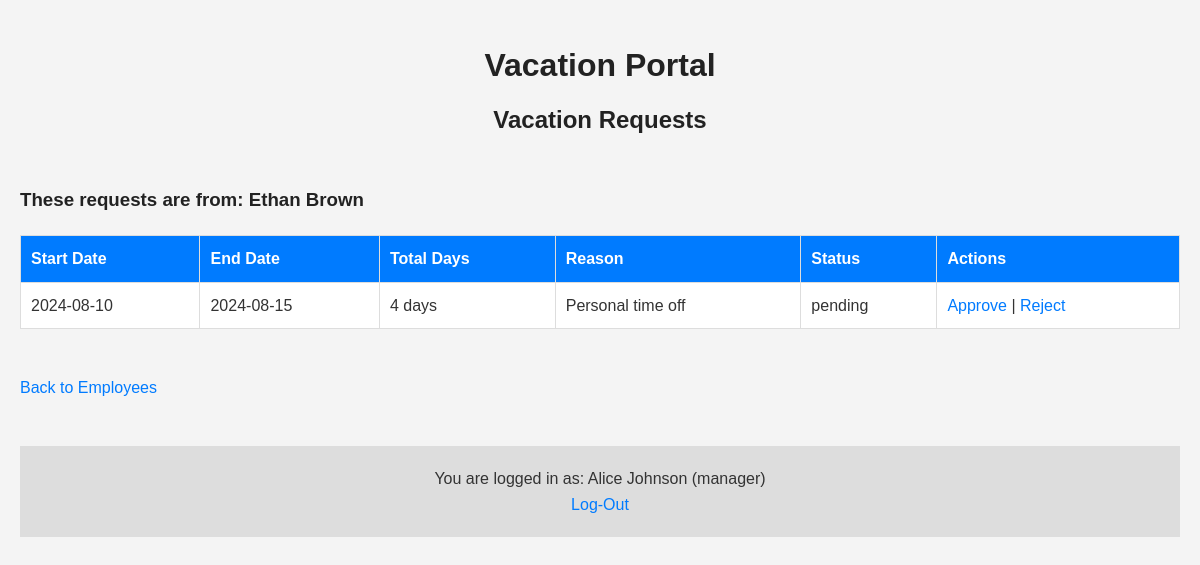
/manageRequestsForm.php?employee_code=1010105 (signed in), run on the app's committed database.
### tables this page shows
CREATE TABLE `users` (
  `employee_code` int(11) NOT NULL AUTO_INCREMENT,
  `full_name` varchar(100) NOT NULL,
  `email` varchar(100) NOT NULL,
  `password` varchar(255) NOT NULL,
  `role` enum('manager','employee') NOT NULL,
  `manager_code` int(7) NOT NULL,
  PRIMARY KEY (`employee_code`),
  UNIQUE KEY `email` (`email`)
);

CREATE TABLE `requests` (
  `id` int(11) NOT NULL AUTO_INCREMENT,
  `employee_code` int(11) NOT NULL,
  `start_date` date NOT NULL,
  `end_date` date NOT NULL,
  `reason` text NOT NULL,
  `status` enum('pending','approved','rejected') NOT NULL,
  `submitted_date` datetime DEFAULT CURRENT_TIMESTAMP,
  PRIMARY KEY (`id`),
  KEY `employee_code` (`employee_code`),
  CONSTRAINT `requests_ibfk_1` FOREIGN KEY (`employee_code`) REFERENCES `users` (`employee_code`) ON DELETE CASCADE
);

### src/utils.php (called while the page is built, shortened)
<?php
function getLoggedInUserInfo() {
    $fullName = htmlspecialchars($_SESSION['user_full_name'], ENT_QUOTES, 'UTF-8');
    $role = htmlspecialchars($_SESSION['user_role'], ENT_QUOTES, 'UTF-8');
    return "You are logged in as: " . $fullName . " (" . $role . ")";
}
function countWeekdays($start_date, $end_date) {
    $start = new DateTime($start_date);
    $end = new DateTime($end_date);
    $interval = new DateInterval('P1D');
    $dateRange = new DatePeriod($start, $interval, $end->modify('+1 day'));
    $weekdayCount = 0;
    foreach ($dateRange as $date) {
        if ($date->format('N') < 6) {
            $weekdayCount++;
        }
    }
    return $weekdayCount;
}
?>

### public/manageRequestsForm.php (the view, shortened to what this page needs)
<?php
include __DIR__ . '/../src/config.php';
include __DIR__ . '/../src/utils.php';
$employee_code = $_GET['employee_code'] ?? null;
$manager_code = $_SESSION['user_employee_code'];
$stmt = $connection->prepare("SELECT full_name FROM users WHERE employee_code = ? AND manager_code = ?");
$stmt->bind_param("ii", $employee_code, $manager_code);
$stmt->execute();
$employee_result = $stmt->get_result();
$employee = $employee_result->fetch_assoc();
$employee_full_name = $employee['full_name'] ?? 'Unknown Employee';
$stmt = $connection->prepare("
    SELECT r.id, r.start_date, r.end_date, r.reason, r.status
    FROM requests r
    JOIN users u ON r.employee_code = u.employee_code
    WHERE r.employee_code = ? AND u.manager_code = ?
");
$stmt->bind_param("ii", $employee_code, $manager_code);
$stmt->execute();
$result = $stmt->get_result();
?>
<!DOCTYPE html>
<html lang="en">
<head>
</head>
<body>
    <div class="main-title">
        <h1>Vacation Portal</h1>
        <h2>Vacation Requests</h2>
    </div>
    <br>
    <h3>These requests are from: <?php echo htmlspecialchars($employee_full_name); ?></h3>
    <?php if ($result->num_rows === 0): ?>
        <h2>No vacation requests found for this employee.</h2>
    <?php else: ?>
        <table border="1">
            <tr>
                <th>Start Date</th>
                <th>End Date</th>
                <th>Total Days</th>
                <th>Reason</th>
                <th>Status</th>
                <th>Actions</th>
            </tr>
            <?php while ($row = $result->fetch_assoc()): ?>
            <tr>
                <td><?php echo htmlspecialchars($row['start_date']); ?></td>
                <td><?php echo htmlspecialchars($row['end_date']); ?></td>
                <td><?php echo countWeekdays($row['start_date'], $row['end_date']) . " days"; ?></td>
                <td><?php echo htmlspecialchars($row['reason']); ?></td>
                <td><?php echo htmlspecialchars($row['status']); ?></td>
                <td>
                    <?php if ($row['status'] === 'pending'): ?>
                        <a href="manageRequests.php?id=<?php echo $row['id']; ?>&action=approved">Approve</a> |
                        <a href="manageRequests.php?id=<?php echo $row['id']; ?>&action=rejected">Reject</a>
                    <?php else: ?>
                        <em>No Actions Available</em>
                    <?php endif; ?>
                </td>
            </tr>
            <?php endwhile; ?>
        </table>
    <?php endif; ?>
    <br>
    <a href="manageUsersForm.php">Back to Employees</a>
    <br>
    <br>
    <footer>
        <div class="logout">
            <p><?php echo getLoggedInUserInfo(); ?></p>
            <a href="logout.php">Log-Out</a>
        </div>
    </footer>
</body>
</html>

### data on the page
users: full_name "Ethan Brown"
requests: start_date "2024-08-10", end_date "2024-08-15", countWeekdays($row['start_date'], $row['end_date']) "4", reason "Personal time off", status "pending"

### other printed values
getLoggedInUserInfo() "You are logged in as: Alice Johnson (manager)"
